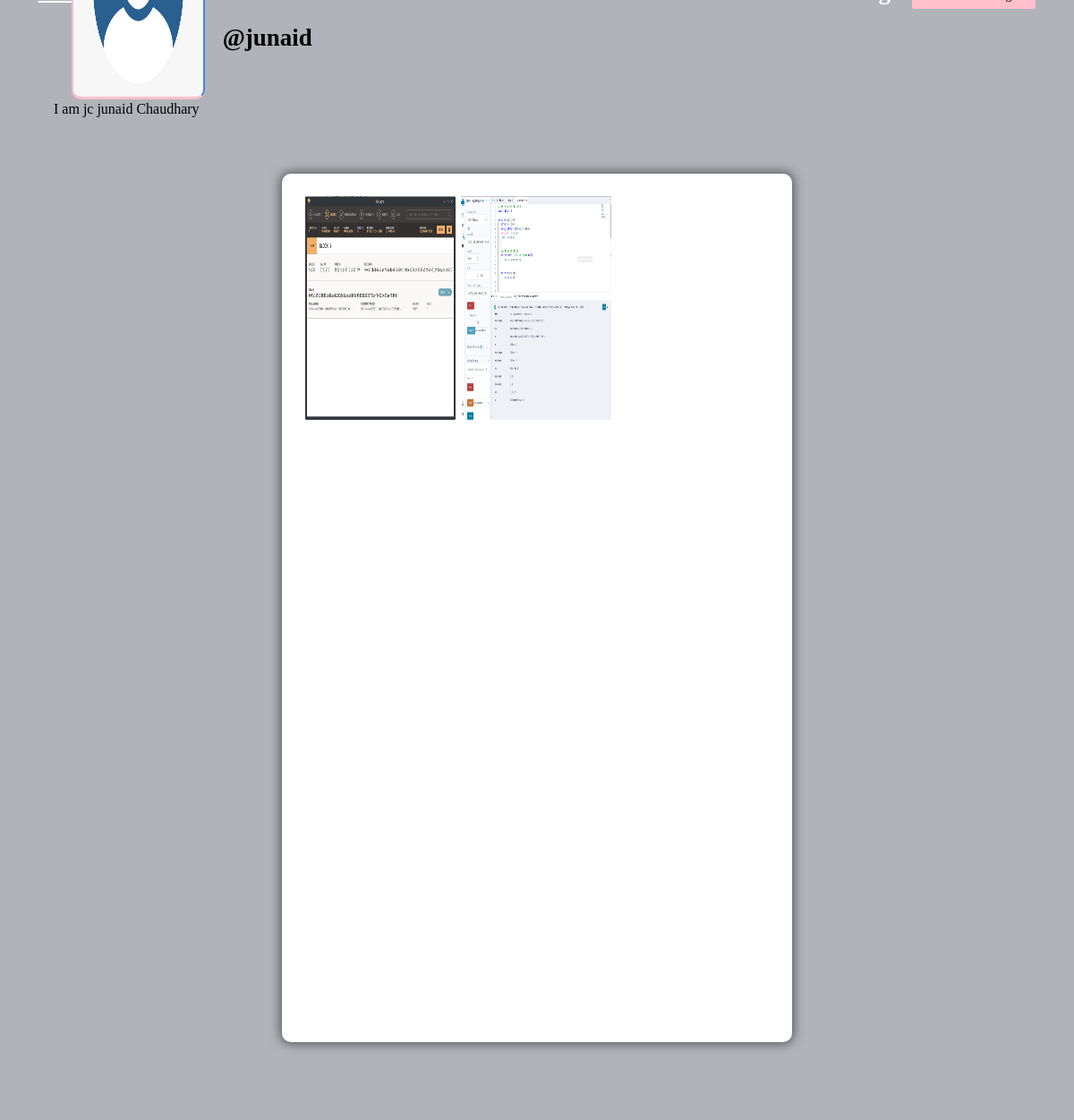
Screenshot of /profile/junaid (signed in) with the database file from the repository.
### core/models/Profile.py (models this page shows, shortened)
class Profile(models.Model):
    user = models.ForeignKey(User, on_delete=models.CASCADE)
    id_user = models.IntegerField()
    bio = models.TextField(blank=True)
    profileimg = models.ImageField(upload_to='profile_images', default='blank-profile-picture.png')
    location = models.CharField(max_length=100, blank=True)

### core/models/Post.py (models this page shows, shortened)
class Post(models.Model):
    id = models.UUIDField(primary_key=True, default=uuid.uuid4)
    user = models.CharField(max_length=100)
    image = models.ImageField(upload_to='post_images')
    caption = models.TextField()
    created_at = models.DateTimeField(default=datetime.now)
    no_of_likes = models.IntegerField(default=0)

### core/views/profile.py (the view)
# urls.py: path('profile/<str:pk>', profile, name='profile'),
@login_required(login_url='signin')
def profile(request, pk):
    user_object = User.objects.get(username=pk)
    user_profile = Profile.objects.get(user=user_object)
    user_posts = Post.objects.filter(user=pk)
    user_post_length = len(user_posts)
    follower = request.user.username
    user = pk
    if FollowersCount.objects.filter(follower=follower,user=user).first():
        button_text = 'Unfollow'
    else:
        button_text = 'Follow'
    user_followers = len(FollowersCount.objects.filter(user=pk))
    user_following = len(FollowersCount.objects.filter(follower=pk))
    context = {
        'user_object':user_object,
        'user_profile':user_profile,
        'user_posts':user_posts,
        'user_post_length':user_post_length,
        'button_text':button_text,
        'user_followers':user_followers,
        'user_following':user_following
    }
    return render(request, 'profile.html', context)

### templates/profile.html (shortened to what this page needs)
{% load static %}
<!DOCTYPE html>
<html lang="en">
<head>
    <link rel="stylesheet" href="{% static 'css/main.min.css' %}">
    <link rel="stylesheet" href="{% static 'css/style.css' %}">
    <link rel="stylesheet" href="{% static 'css/color.css' %}">
    <link rel="stylesheet" href="{% static 'css/responsive.css' %}">
</head>
<body>
	<section>
			<div class="feature-photo">
				<figure><img src="{% static 'images/resources/timeline-1.jpg' %}" alt=""></figure>
				<form action="/follow" method="post">
					<div class="add-btn">
					<span style="color: white; font-size: 27px; margin-right: 520px;"><b><u><a href="/">Home</a></u></b></span>
					{% if user_post_length == 0 %}
						<span style="color: white; font-size: 27px;"><b>No Post</b></span>
					{% elif user_post_length > 0 %}
						<span style="color: white; font-size: 27px;"><b>{{user_post_length}} Post</b></span>
					{% endif %}
					{% if user_followers == 0 or user_followers == 1 %}
						<span style="color: white; font-size: 27px;"><b>{{user_followers}} follower</b></span>
					{% else %}
						<span style="color: white; font-size: 27px;"><b>{{user_followers}} followers</b></span>
					{% endif %}
					<span style="color: white; font-size: 27px;"><b>{{user_following}} following</b></span>
					{% if user_object.username == user.username %}
						<a href="/settings" title="" data-ripple="">Account Settings</a>
					{% else %}
						<a title="" data-ripple=""><button type="submit" style="background-color: #ffc0cb; border: #ffc0cb;">{{button_text}}</button></a>
					{% endif %}
					</div>
				</form>
				<div class="container-fluid">
					<div class="row merged">
						<div class="col-lg-2 col-sm-3">
							<div class="user-avatar">
								<figure>
									<img src={{user_profile.profileimg.url}} style="height: 250px; width: 100%;" alt="">
								</figure>
							</div>
						</div>
						<div class="col-lg-10 col-sm-9">
							<div class="timeline-info">
								<ul>
									<li class="admin-name">
									  <h5 style="color: black;white-space: nowrap; width: 110px; font-size: 27px;"><b>@{{user_profile.user.username}}</b></h5>
									</li>
								</ul>
							</div>
						</div>
					</div>
				</div>
			</div>
		</section>
		<section>
			<div class="bio">
				{{user_profile.bio}}
			</div>
		</section>
	<section>
		<div class="gap gray-bg">
			<div class="container-fluid">
				<div class="row">
					<div class="col-lg-12">
						<div class="row" id="page-contents">
							<div class="col-lg-3">
								<aside class="sidebar static">
								</aside>
							</div>
							<div class="col-lg-6">
								<div class="central-meta">
									<ul class="photos">
										{% for post in user_posts %}
										<li>
											<a class="strip" href={{post.image.url}} title="" data-strip-group="mygroup" data-strip-group-options="loop: false">
												<img src={{post.image.url}} style="height: 250px; width: 300px;" alt=""></a>
										</li>
										{% endfor %}
									</ul>
								</div>
							</div>
							<div class="col-lg-3">
								<aside class="sidebar static">
								</aside>
							</div>
						</div>
					</div>
				</div>
			</div>
		</div>
	</section>
</body>
</html>

### static/css/color.css (style rules this page uses)
#nprogress .bar, .timeline-info > ul li a::before, .add-btn > a, .activitiez > li::before, form button, .colla-apps > li a:hover, a.underline:before, .setting-row input:checked + label, .user-avatar:hover .edit-phto, .error-meta > a, .color-bg, .add-butn, .nav.nav-tabs.likes-btn > li a.active, a.dislike-btn, .drop > a:hover, .btn-view.btn-load-more:hover, .accordion .card h5 button[aria-expanded="true"], .chat-head, .f-page > figure em, .inbox-panel-head > ul > li > a, .nav-tabs--left .nav-link.active, .nav-tabs--left .nav-link.active:hover, footer .widget-title h4::before, #topcontrol, .sidebar .widget-title::before, .f-title::before, .g-post-classic > figure > i::after, .purify > a, .help-list > a:hover, .open-position::before, .info > a, .category-box:hover, .category-box.selected, a.main-btn, .section-heading::before, .getquot-baner, .more-branches > h4::before, .is-helpful > a, .cart-optionz > li > a:hover, .paginationz > li a:hover, .paginationz > li a.active, .shopping-cart, a.btn2:hover, .form-submit > input[type="submit"], button.submit-checkout, .delete-cart:hover, .proceed .button, .amount-area .update-cart, a.addnewforum, .apply-bttons > a { background: orange; }

### static/css/responsive.css (style rules this page uses)
@media screen and (max-width: 1281px) and (min-width: 1024px) { .photos > li { min-width: 32.2%; width: 32.2%; } }
@media screen and (max-width: 1281px) and (min-width: 1024px) { .timeline-info { line-height: 51px; } }
@media screen and (max-width: 1281px) and (min-width: 1024px) { .timeline-info .admin-name > h5 { font-size: 20px; } }
@media screen and (max-width: 1281px) and (min-width: 1024px) { .user-avatar { width: 80.2% } }

### rows the page displays
Profile: profileimg (placeholder picture), user.username "junaid", bio "I am jc junaid Chaudhary"
Post: image (picture)
Post: image (picture)
